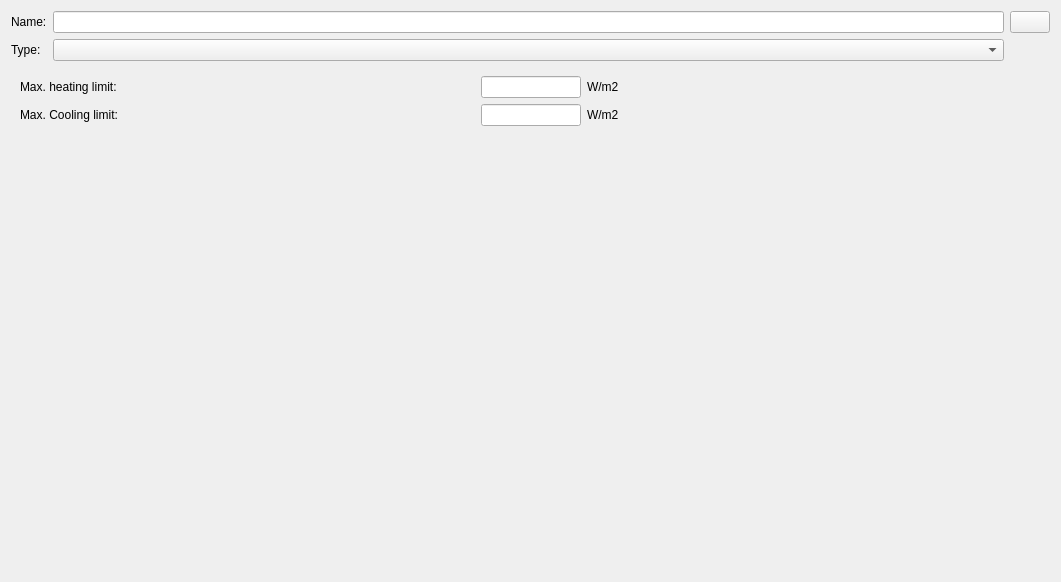
<?xml version="1.0" encoding="UTF-8"?>
<ui version="4.0">
 <class>SVDBSurfaceHeatingEditWidget</class>
 <widget class="QWidget" name="SVDBSurfaceHeatingEditWidget">
  <property name="geometry">
   <rect>
    <x>0</x>
    <y>0</y>
    <width>1061</width>
    <height>582</height>
   </rect>
  </property>
  <property name="windowTitle">
   <string>Form</string>
  </property>
  <layout class="QVBoxLayout" name="masterLayout">
   <item>
    <layout class="QGridLayout" name="gridLayout">
     <item row="0" column="0">
      <widget class="QLabel" name="labelDisplayName">
       <property name="text">
        <string>Name:</string>
       </property>
      </widget>
     </item>
     <item row="0" column="1">
      <widget class="QtExt::LanguageStringEditWidget1" name="lineEditName"/>
     </item>
     <item row="0" column="2">
      <widget class="QtExt::ColorButton" name="pushButtonColor">
       <property name="sizePolicy">
        <sizepolicy hsizetype="Fixed" vsizetype="Fixed">
         <horstretch>0</horstretch>
         <verstretch>0</verstretch>
        </sizepolicy>
       </property>
      </widget>
     </item>
     <item row="1" column="0">
      <widget class="QLabel" name="labelType">
       <property name="text">
        <string>Type:</string>
       </property>
      </widget>
     </item>
     <item row="1" column="1">
      <widget class="QComboBox" name="comboBoxType"/>
     </item>
    </layout>
   </item>
   <item>
    <widget class="QStackedWidget" name="stackedWidget">
     <property name="currentIndex">
      <number>0</number>
     </property>
     <widget class="QWidget" name="page">
      <layout class="QVBoxLayout" name="verticalLayout">
       <item>
        <layout class="QHBoxLayout" name="horizontalLayout_2">
         <item>
          <widget class="QLabel" name="labelAirChangeRate">
           <property name="text">
            <string>Max. heating limit:</string>
           </property>
          </widget>
         </item>
         <item>
          <widget class="QtExt::ValidatingLineEdit" name="lineEditHeatingLimit">
           <property name="maximumSize">
            <size>
             <width>100</width>
             <height>16777215</height>
            </size>
           </property>
          </widget>
         </item>
         <item>
          <widget class="QLabel" name="labelAirChangeRateUnit">
           <property name="text">
            <string>W/m2</string>
           </property>
          </widget>
         </item>
        </layout>
       </item>
       <item>
        <layout class="QHBoxLayout" name="horizontalLayout_3">
         <item>
          <widget class="QLabel" name="labelShieldCoefficient">
           <property name="text">
            <string>Max. Cooling limit:</string>
           </property>
          </widget>
         </item>
         <item>
          <widget class="QtExt::ValidatingLineEdit" name="lineEditCoolingLimit">
           <property name="maximumSize">
            <size>
             <width>100</width>
             <height>16777215</height>
            </size>
           </property>
          </widget>
         </item>
         <item>
          <widget class="QLabel" name="labelShieldCoefficientUnit">
           <property name="text">
            <string>W/m2</string>
           </property>
          </widget>
         </item>
        </layout>
       </item>
       <item>
        <spacer name="verticalSpacer_2">
         <property name="orientation">
          <enum>Qt::Vertical</enum>
         </property>
         <property name="sizeHint" stdset="0">
          <size>
           <width>20</width>
           <height>40</height>
          </size>
         </property>
        </spacer>
       </item>
      </layout>
     </widget>
     <widget class="QWidget" name="page_2">
      <layout class="QVBoxLayout" name="verticalLayout_3">
       <item>
        <layout class="QHBoxLayout" name="horizontalLayout">
         <item>
          <widget class="QLabel" name="labelSubTemplate">
           <property name="text">
            <string>Pipe:</string>
           </property>
          </widget>
         </item>
         <item>
          <widget class="QLineEdit" name="lineEditPipeName">
           <property name="readOnly">
            <bool>true</bool>
           </property>
          </widget>
         </item>
         <item>
          <widget class="QToolButton" name="toolButtonSelectPipes">
           <property name="text">
            <string>...</string>
           </property>
          </widget>
         </item>
        </layout>
       </item>
       <item>
        <widget class="QGroupBox" name="groupBox_2">
         <property name="title">
          <string>System parameter</string>
         </property>
         <layout class="QFormLayout" name="formLayout_2">
          <item row="3" column="0">
           <widget class="QLabel" name="labelShieldCoefficient_4">
            <property name="text">
             <string>Temperature difference between supply and return [K]:</string>
            </property>
           </widget>
          </item>
          <item row="3" column="1">
           <widget class="QtExt::ValidatingLineEdit" name="lineEditTemperaturDifference">
            <property name="sizePolicy">
             <sizepolicy hsizetype="Expanding" vsizetype="Fixed">
              <horstretch>0</horstretch>
              <verstretch>0</verstretch>
             </sizepolicy>
            </property>
            <property name="maximumSize">
             <size>
              <width>16777215</width>
              <height>16777215</height>
             </size>
            </property>
           </widget>
          </item>
          <item row="1" column="1">
           <widget class="QtExt::ValidatingLineEdit" name="lineEditFluidVelocity">
            <property name="sizePolicy">
             <sizepolicy hsizetype="Expanding" vsizetype="Fixed">
              <horstretch>0</horstretch>
              <verstretch>0</verstretch>
             </sizepolicy>
            </property>
            <property name="maximumSize">
             <size>
              <width>16777215</width>
              <height>16777215</height>
             </size>
            </property>
           </widget>
          </item>
          <item row="1" column="0">
           <widget class="QLabel" name="labelShieldCoefficient_3">
            <property name="text">
             <string>Maximum fluid velocity [m/s]:</string>
            </property>
           </widget>
          </item>
          <item row="0" column="1">
           <widget class="QtExt::ValidatingLineEdit" name="lineEditPipeSpacing">
            <property name="sizePolicy">
             <sizepolicy hsizetype="Expanding" vsizetype="Fixed">
              <horstretch>0</horstretch>
              <verstretch>0</verstretch>
             </sizepolicy>
            </property>
            <property name="maximumSize">
             <size>
              <width>16777215</width>
              <height>16777215</height>
             </size>
            </property>
           </widget>
          </item>
          <item row="0" column="0">
           <widget class="QLabel" name="labelShieldCoefficient_2">
            <property name="text">
             <string>Pipe spacing [m]:</string>
            </property>
           </widget>
          </item>
         </layout>
        </widget>
       </item>
       <item>
        <widget class="QGroupBox" name="groupBox">
         <property name="title">
          <string>Curves</string>
         </property>
         <layout class="QGridLayout" name="gridLayout_2">
          <item row="3" column="0">
           <widget class="QTableWidget" name="tableWidgetCooling">
            <property name="minimumSize">
             <size>
              <width>400</width>
              <height>0</height>
             </size>
            </property>
           </widget>
          </item>
          <item row="1" column="0">
           <widget class="QTableWidget" name="tableWidgetHeating">
            <property name="minimumSize">
             <size>
              <width>400</width>
              <height>0</height>
             </size>
            </property>
           </widget>
          </item>
          <item row="1" column="2" rowspan="3">
           <widget class="QwtPlot" name="widgetPlotHeatingCurve" native="true">
            <property name="sizePolicy">
             <sizepolicy hsizetype="Expanding" vsizetype="Expanding">
              <horstretch>0</horstretch>
              <verstretch>0</verstretch>
             </sizepolicy>
            </property>
            <property name="minimumSize">
             <size>
              <width>400</width>
              <height>0</height>
             </size>
            </property>
           </widget>
          </item>
          <item row="0" column="0">
           <widget class="QLabel" name="label">
            <property name="text">
             <string>Heating</string>
            </property>
           </widget>
          </item>
          <item row="2" column="0">
           <widget class="QLabel" name="label_2">
            <property name="text">
             <string>Cooling</string>
            </property>
           </widget>
          </item>
         </layout>
        </widget>
       </item>
      </layout>
     </widget>
    </widget>
   </item>
   <item>
    <spacer name="verticalSpacer">
     <property name="orientation">
      <enum>Qt::Vertical</enum>
     </property>
     <property name="sizeHint" stdset="0">
      <size>
       <width>20</width>
       <height>40</height>
      </size>
     </property>
    </spacer>
   </item>
  </layout>
 </widget>
 <customwidgets>
  <customwidget>
   <class>QtExt::ValidatingLineEdit</class>
   <extends>QLineEdit</extends>
   <header location="global">QtExt_ValidatingLineEdit.h</header>
   <slots>
    <signal>editingFinishedSuccessfully()</signal>
   </slots>
  </customwidget>
  <customwidget>
   <class>QtExt::LanguageStringEditWidget1</class>
   <extends>QLineEdit</extends>
   <header location="global">QtExt_LanguageStringEditWidget1.h</header>
   <container>1</container>
  </customwidget>
  <customwidget>
   <class>QtExt::ColorButton</class>
   <extends>QPushButton</extends>
   <header location="global">QtExt_ColorButton.h</header>
  </customwidget>
  <customwidget>
   <class>QwtPlot</class>
   <extends>QWidget</extends>
   <header location="global">qwt_plot.h</header>
   <container>1</container>
  </customwidget>
 </customwidgets>
 <resources/>
 <connections/>
</ui>
